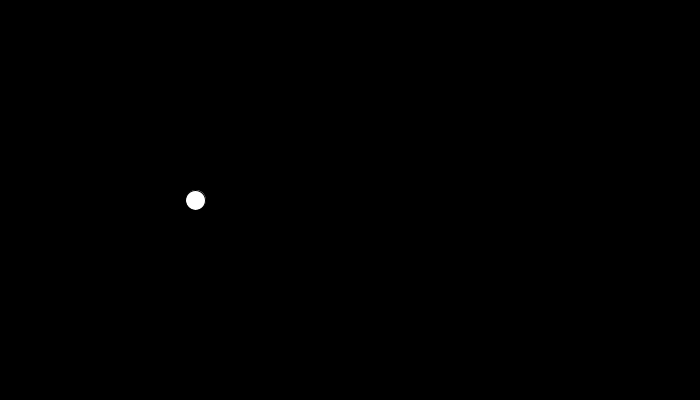
Frame 1 (no input)
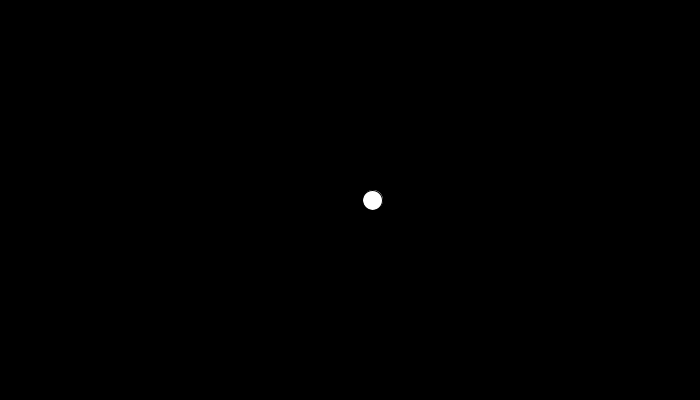
Frame 60 (the mouse pressed at the canvas centre just before this capture)
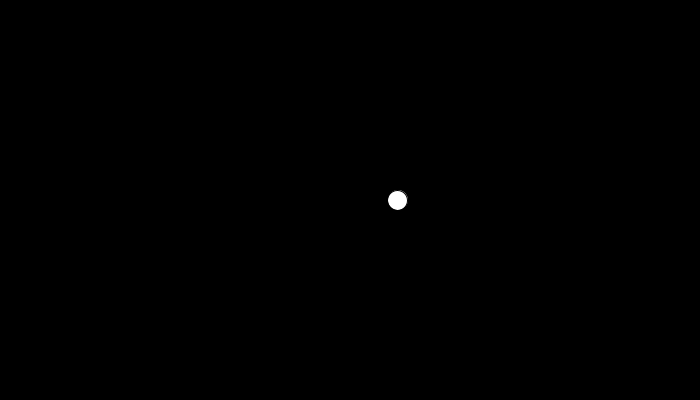
Frame 120 (the mouse held since frame 60 and released just before this capture)

The Processing sketch that drew these frames (run headless with seeded random() and noise(); from frame 60 on, the mouse is pressed at the canvas centre):

// Processing sketch: noise
// ── noise.pde
float temps = 3;

void setup(){
  size(700,400);
  smooth();
}

void draw(){

  background(0);
  
  float bruit = noise(temps);
  float x = map(bruit, 0, 1, 0, width);
  
  ellipse(x, 200, 20, 20);
  
  temps += 0.01;
}
